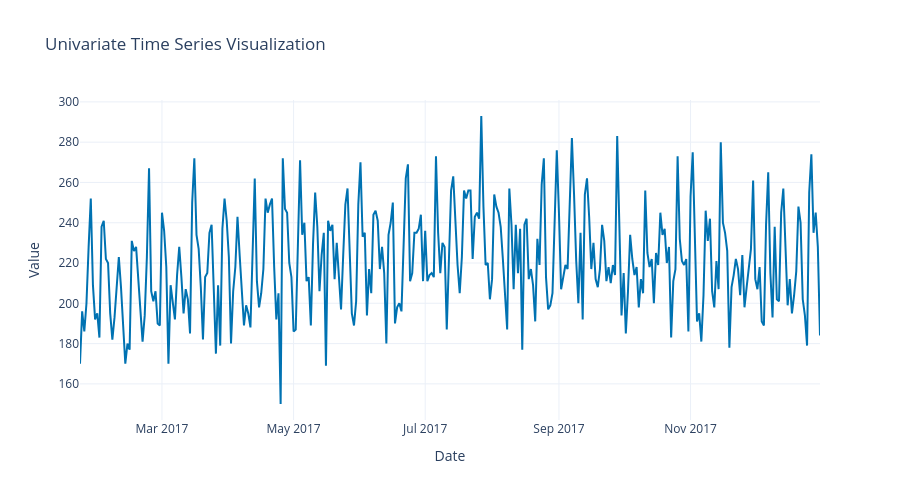

The cell this chart's notebook holds for it:
### Code cell
# train-test split
fig = plot_time_series(training_data=attends)

### Figure 1 — Plotly figure (JSON) as saved in the notebook; plotly's stock layout.template omitted (floating-point values rounded to 4 significant figures; data arrays with more than 128 entries replaced by an {"elided": "..."} marker saying what was removed)
{"data": [{"line": {"color": "#0072B2"}, "mode": "lines", "name": "Training Data", "type": "scatter", "x": {"elided": "344 str values"}, "y": {"elided": "344 int values"}}], "layout": {"height": 500, "hovermode": "x unified", "legend": {"orientation": "h", "x": 1, "xanchor": "right", "y": 1.02, "yanchor": "bottom"}, "title": {"text": "Univariate Time Series Visualization"}, "width": 900, "xaxis": {"showspikes": true, "spikecolor": "gray", "spikedash": "dot", "spikemode": "across", "spikesnap": "cursor", "spikethickness": 1.5, "title": {"text": "Date"}}, "yaxis": {"showspikes": false, "title": {"text": "Value"}}}}
